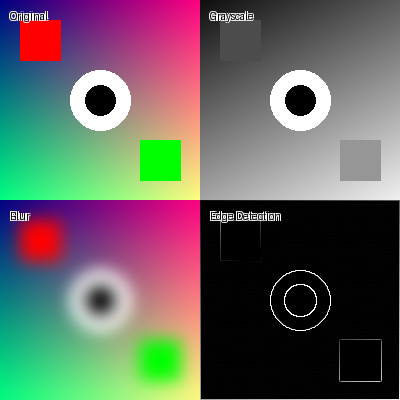
#> input picture public/lessons/11.1.1/effects_comparison.png, 400 x 400 px, given in place of the camera
$ python background_subtraction.py
#> lines starting #> are read from the running program, lines starting #| are printed output that depends on the picture; after the words box and inside, x2 and y2 are one past the last pixel; in counts of white or black regions, pixels touching at a corner belong together
import cv2
import numpy as np

# Open webcam
cap = cv2.VideoCapture(0)

if not cap.isOpened():
    print("Error: Could not open webcam")
    exit()

print("Background Subtraction Demo")
print("Press 'r' to reset background, 'q' to quit")

# Read first frame as initial background
ret, background = cap.read()
#> background is the input picture: shape (400, 400, 3); mean B, G, R 95.9, 100.8, 100.7
if not ret:
    print("Error: Could not read initial frame")
    exit()

# Convert background to grayscale for comparison
background_gray = cv2.cvtColor(background, cv2.COLOR_BGR2GRAY)
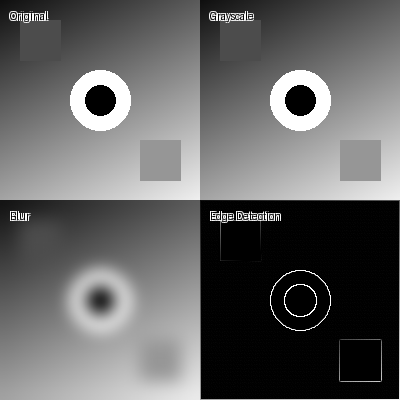
#> background_gray: shape (400, 400); min 0, max 255, mean 100.2
background_gray = cv2.GaussianBlur(background_gray, (21, 21), 0)
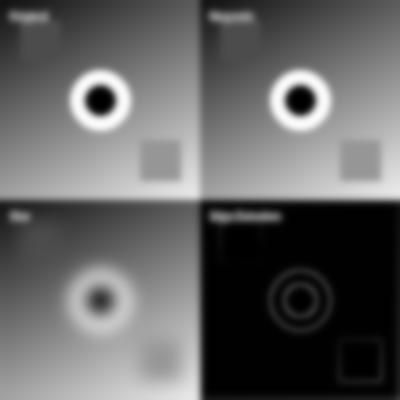
#> background_gray: shape (400, 400); min 0, max 250, mean 100

while True:
    ret, frame = cap.read()
    if not ret:
        break

    # Convert current frame to grayscale
    gray = cv2.cvtColor(frame, cv2.COLOR_BGR2GRAY)
    gray = cv2.GaussianBlur(gray, (21, 21), 0)

    # Calculate absolute difference between background and current frame
    # This highlights areas where movement has occurred
    diff = cv2.absdiff(background_gray, gray)
#> diff: shape (400, 400); every value is 0

    # Apply threshold to create binary mask
    # Pixels with difference > 25 are considered "motion"
    _, thresh = cv2.threshold(diff, 25, 255, cv2.THRESH_BINARY)

    # Optional: Clean up the mask with morphological operations
    thresh = cv2.dilate(thresh, None, iterations=2)

    # Create colored visualization: show motion areas in green
    motion_overlay = frame.copy()
    motion_overlay[thresh > 0] = [0, 255, 0]  # Green where motion detected

    # Blend original frame with motion overlay
    output = cv2.addWeighted(frame, 0.7, motion_overlay, 0.3, 0)

    # Add text label
    cv2.putText(output, "Motion Detection Active", (10, 30),
                cv2.FONT_HERSHEY_SIMPLEX, 1, (0, 255, 0), 2)
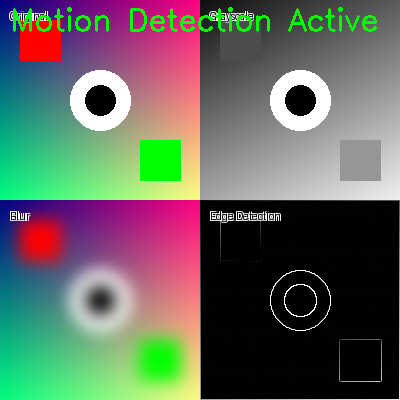
#> output: shape (400, 400, 3); 1.57% of pixels changed, all inside (x1, y1, x2, y2) = (13, 7, 377, 32)

    # Show multiple views
    cv2.imshow('Original', frame)
    cv2.imshow('Motion Mask', thresh)
    cv2.imshow('Motion Overlay', output)

    # Handle key presses
    key = cv2.waitKey(1) & 0xFF
#> (key q is pressed here)
    if key == ord('q'):
        break
    elif key == ord('r'):
        # Reset background to current frame
        background_gray = gray.copy()
        print("Background reset!")

cap.release()
cv2.destroyAllWindows()
